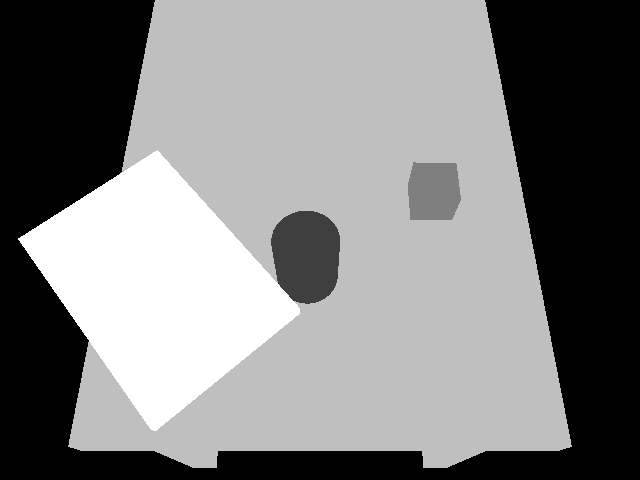
#> input picture my_robot_task_api/yolo_dataset/labelmaps/train/frame_000012.png, 640 x 480 px
$ python labelmaps_to_yolo.py
#> lines starting #> are read from the running program, lines starting #| are printed output that depends on the picture; after the words box and inside, x2 and y2 are one past the last pixel; in counts of white or black regions, pixels touching at a corner belong together
#!/usr/bin/env python3
from pathlib import Path
import cv2
import numpy as np

LABEL_TO_CLASS = {
    1: 0,  # cup
    2: 1,  # box
    3: 2,  # table
    4: 3,  # tray
}

def decode_ids(lbl_bgr: np.ndarray) -> np.ndarray:

    return lbl_bgr[:, :, 0].astype(np.int32)

def to_yolo(cls, x, y, w, h, W, H):
    cx = (x + w / 2) / W
    cy = (y + h / 2) / H
    bw = w / W
    bh = h / H
    return f"{cls} {cx:.6f} {cy:.6f} {bw:.6f} {bh:.6f}"

def main():
    root = Path("yolo_dataset")
    labelmaps = root / "labelmaps" / "train"
    out_labels = root / "labels" / "train"
    out_labels.mkdir(parents=True, exist_ok=True)

    files = sorted(labelmaps.glob("*.png"))
    if not files:
        raise RuntimeError("No labelmaps found.")

    # quick debug
    sample = cv2.imread(str(files[0]), cv2.IMREAD_COLOR)
#> sample is the input picture: shape (480, 640, 3); min 0, max 4, mean 2.02
    ids = decode_ids(sample)
#> in decode_ids, `return lbl_bgr[:, :, 0].astype(np.int32)`:
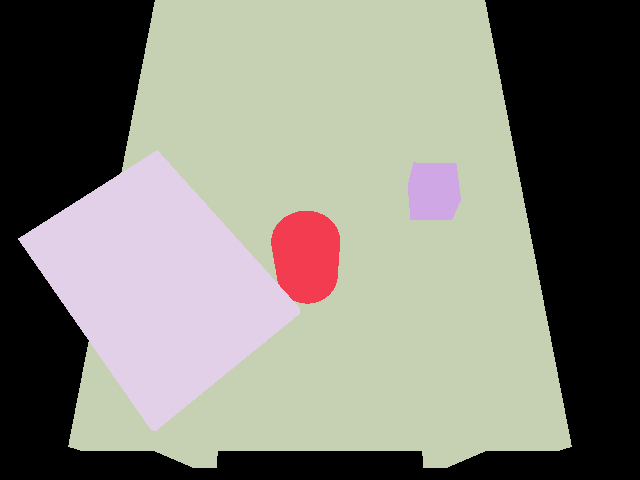
#> returned value: shape (480, 640) int32; 5 distinct labels, from 0 to 4; one colour per label, 0 black
    print("Sample unique IDs:", np.unique(ids))
#| Sample unique IDs: [0 1 2 3 4]

    empty = 0
    for p in files:
        lbl = cv2.imread(str(p), cv2.IMREAD_COLOR)
        ids = decode_ids(lbl)
        H, W = ids.shape
#> H = 480; W = 640

        lines = []
        for label_id, cls_id in LABEL_TO_CLASS.items():
            mask = (ids == label_id).astype(np.uint8) * 255
            if mask.sum() == 0:
                continue

            contours, _ = cv2.findContours(mask, cv2.RETR_EXTERNAL, cv2.CHAIN_APPROX_SIMPLE)
            for cnt in contours:
                x, y, w, h = cv2.boundingRect(cnt)
                if w < 2 or h < 2:
                    continue
                lines.append(to_yolo(cls_id, x, y, w, h, W, H))
#> this loop made 4 passes
#> pass 1, in main, `mask = (ids == label_id).astype(np.uint8) * 255`:
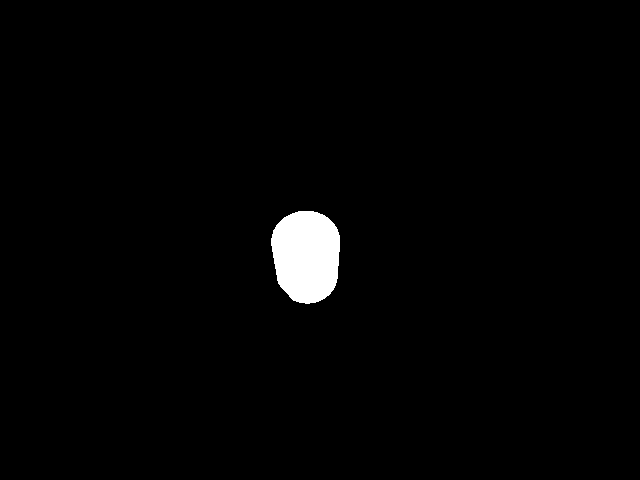
#> mask: shape (480, 640); 1.7% white; 1 white region, box (x1, y1, x2, y2) and area: (271, 211, 340, 304) 5204
#> pass 2, in main, `mask = (ids == label_id).astype(np.uint8) * 255`:
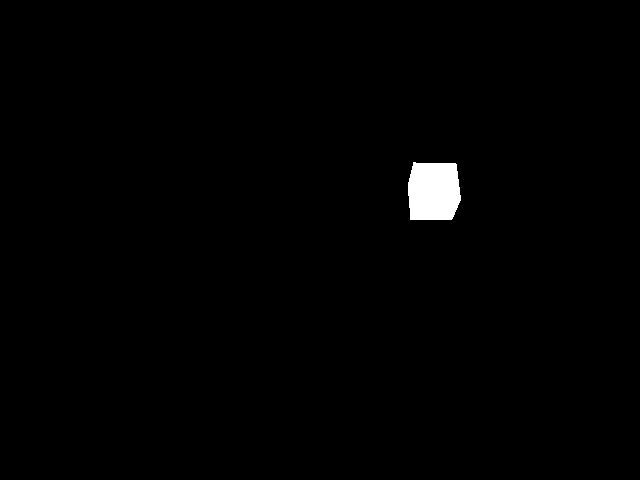
#> mask: shape (480, 640); 0.9% white; 1 white region, box (x1, y1, x2, y2) and area: (408, 162, 461, 220) 2762
#> pass 3, in main, `mask = (ids == label_id).astype(np.uint8) * 255`:
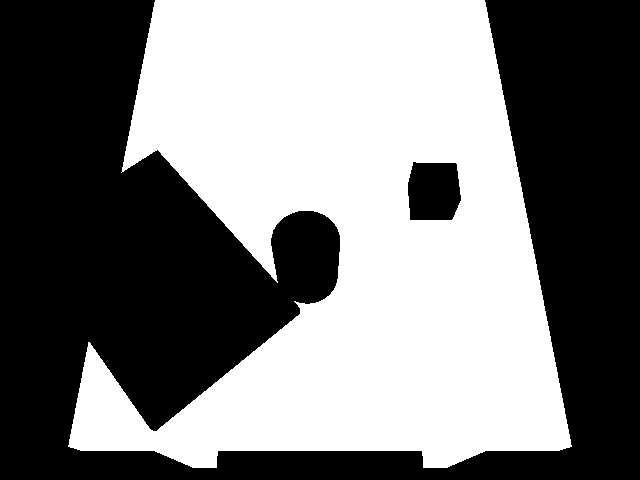
#> mask: shape (480, 640); 48.5% white; 1 white region, box (x1, y1, x2, y2) and area: (68, 0, 572, 468) 149013
#> after the loop:
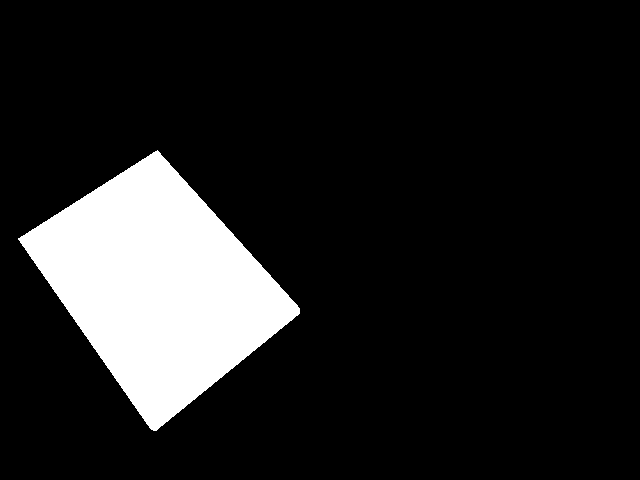
#> mask: shape (480, 640); 13.2% white; 1 white region, box (x1, y1, x2, y2) and area: (18, 150, 300, 431) 40502
#> after the loop, lines = ['0 0.477344 0.536458 0.107813 0.193750', '1 0.678906 0.397917 0.082812 0.120833', '2 0.500000 0.487500 0.787500 0.975000', '3 0.248438 0.605208 0.440625 0.585417']

        out_txt = out_labels / f"{p.stem}.txt"
        if lines:
            out_txt.write_text("\n".join(lines) + "\n")
        else:
            out_txt.write_text("")
            empty += 1

    print("Done. YOLO labels:", out_labels.resolve())
    print(f"Empty label files: {empty} / {len(files)}")

if __name__ == "__main__":
    main()
